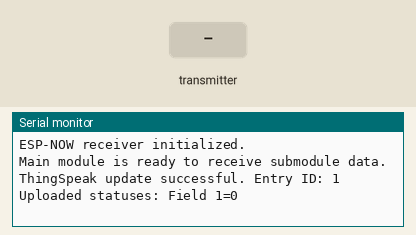
A sketch run on a simulated ESP32. Shown: the last lines printed to the serial monitor. The inputs (shaded band) are chosen by the test bench. WiFi joins after 1.5 s; servers stay silent unless stated; web services answer with replies made up by the test bench.

Above: at 2.7 s.
2.8 s: the transmitter starts sending module_id = 0
At 3.13 s:
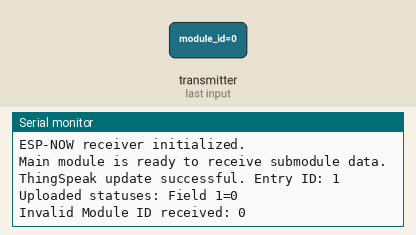
4.8 s: the transmitter starts sending module_id = 64
At 5.63 s:
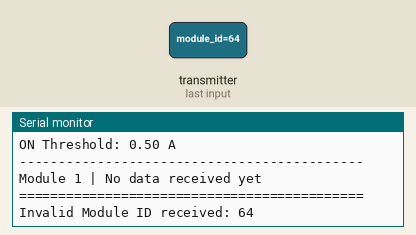

Measured:
- after the input at 2.8 s, the serial monitor: prints a new line at once (image 1)
- after the input at 4.8 s, the serial monitor: prints a new line at once (image 2)

The sketch:

espreceiver_ver_1.3.0.ino
```cpp
#include <esp_now.h>
#include <WiFi.h>
#include <HTTPClient.h>

// =========================
// WiFi Settings
// =========================
// Main module must connect to the same router SSID that sender scans.
const char* WIFI_SSID = "Fuchi";
const char* WIFI_PASSWORD = "leicam6leicam6";

// =========================
// ThingSpeak Settings
// =========================
const char* THINGSPEAK_WRITE_APIKEY = "B09N2VNM7DVZAVST";
const char* THINGSPEAK_SERVER = "http://api.thingspeak.com/update";

// ThingSpeak free channel update interval should be >= 15 seconds.
// 20 seconds is safer.
const unsigned long THINGSPEAK_UPDATE_INTERVAL_MS = 20000;

// =========================
// System Settings
// =========================
// ThingSpeak supports up to 8 fields per channel.
// Field 1 = Module 1, Field 2 = Module 2, etc.
#define MODULE_COUNT 1

// Current threshold to decide aircond ON/OFF.
// You MUST calibrate this after observing real OFF and ON current readings.
float ON_THRESHOLD_A = 0.50;

// If no data is received from a module for this long, mark it as OFF.
const unsigned long MODULE_TIMEOUT_MS = 60000;

// Serial monitoring interval
const unsigned long SERIAL_MONITOR_INTERVAL_MS = 5000;

// WiFi reconnect interval
const unsigned long WIFI_RECONNECT_INTERVAL_MS = 30000;

// =========================
// ESP-NOW Payload Structure
// =========================
// IMPORTANT:
// This structure must be exactly the same as the sender/submodule code.
typedef struct struct_message {
  uint8_t module_id;
  float current_A;
  float power_W;
} struct_message;

struct_message incomingData;

// =========================
// Module Data Storage
// =========================
float currentReadings[MODULE_COUNT] = {0};
float powerReadings[MODULE_COUNT] = {0};
int aircondStatus[MODULE_COUNT] = {0};
bool hasReceivedData[MODULE_COUNT] = {false};
unsigned long lastReceivedTime[MODULE_COUNT] = {0};

// Timing
unsigned long lastThingSpeakUpdate = 0;
unsigned long lastSerialMonitorPrint = 0;
unsigned long lastWifiReconnectAttempt = 0;

// =========================
// WiFi Client
// =========================
WiFiClient client;

// =========================
// Helper: Connect WiFi
// =========================
void connectToWiFi() {
  WiFi.mode(WIFI_STA);
  WiFi.setAutoReconnect(true);
  WiFi.begin(WIFI_SSID, WIFI_PASSWORD);

  Serial.println();
  Serial.print("Connecting main module to WiFi: ");
  Serial.println(WIFI_SSID);

  while (WiFi.status() != WL_CONNECTED) {
    delay(500);
    Serial.print(".");
  }

  Serial.println();
  Serial.println("WiFi connected.");
  Serial.print("Main Module IP Address: ");
  Serial.println(WiFi.localIP());

  Serial.print("Main Module MAC Address: ");
  Serial.println(WiFi.macAddress());

  Serial.print("Main Module WiFi Channel: ");
  Serial.println(WiFi.channel());

  Serial.println();
  Serial.println("IMPORTANT:");
  Serial.println("Use this MAC address in every sender's receiverAddress[].");
  Serial.println("Senders will scan this router SSID to find the same WiFi channel.");
  Serial.println();
}

// =========================
// Helper: WiFi Reconnect
// =========================
void handleWiFiReconnect() {
  unsigned long currentMillis = millis();

  if ((WiFi.status() != WL_CONNECTED) &&
      (currentMillis - lastWifiReconnectAttempt >= WIFI_RECONNECT_INTERVAL_MS)) {

    Serial.println("WiFi disconnected. Attempting reconnect...");
    WiFi.disconnect();
    WiFi.reconnect();

    lastWifiReconnectAttempt = currentMillis;
  }
}

// =========================
// Helper: Update Timeout Status
// =========================
void updateModuleTimeoutStatus() {
  unsigned long currentMillis = millis();

  for (int i = 0; i < MODULE_COUNT; i++) {
    if (!hasReceivedData[i]) {
      aircondStatus[i] = 0;
    }
    else if (currentMillis - lastReceivedTime[i] > MODULE_TIMEOUT_MS) {
      aircondStatus[i] = 0;
    }
  }
}

// =========================
// ESP-NOW Receive Callback
// =========================
// This callback signature is for newer ESP32 Arduino core versions.
void OnDataRecv(const esp_now_recv_info_t *recv_info, const uint8_t *incoming, int len) {
  if (len != sizeof(incomingData)) {
    Serial.print("Invalid ESP-NOW packet size. Expected: ");
    Serial.print(sizeof(incomingData));
    Serial.print(" bytes, Received: ");
    Serial.println(len);
    return;
  }

  memcpy(&incomingData, incoming, sizeof(incomingData));

  uint8_t moduleID = incomingData.module_id;

  if (moduleID < 1 || moduleID > MODULE_COUNT) {
    Serial.print("Invalid Module ID received: ");
    Serial.println(moduleID);
    return;
  }

  int index = moduleID - 1;

  currentReadings[index] = incomingData.current_A;
  powerReadings[index] = incomingData.power_W;
  lastReceivedTime[index] = millis();
  hasReceivedData[index] = true;

  // Decide ON/OFF based on current threshold
  if (incomingData.current_A >= ON_THRESHOLD_A) {
    aircondStatus[index] = 1; // ON
  } else {
    aircondStatus[index] = 0; // OFF
  }
}

// =========================
// Helper: Print Serial Summary
// =========================
void printMonitoringSummary() {
  Serial.println();
  Serial.println("========== Main Module Monitoring ==========");

  Serial.print("WiFi Status: ");
  Serial.println(WiFi.status() == WL_CONNECTED ? "Connected" : "Disconnected");

  Serial.print("WiFi Channel: ");
  Serial.println(WiFi.channel());

  Serial.print("Main Module MAC Address: ");
  Serial.println(WiFi.macAddress());

  Serial.print("ON Threshold: ");
  Serial.print(ON_THRESHOLD_A);
  Serial.println(" A");

  Serial.println("--------------------------------------------");

  for (int i = 0; i < MODULE_COUNT; i++) {
    Serial.print("Module ");
    Serial.print(i + 1);
    Serial.print(" | ");

    if (!hasReceivedData[i]) {
      Serial.println("No data received yet");
      continue;
    }

    Serial.print("Current: ");
    Serial.print(currentReadings[i], 3);
    Serial.print(" A | Power: ");
    Serial.print(powerReadings[i], 2);
    Serial.print(" W | Status: ");
    Serial.print(aircondStatus[i] == 1 ? "ON" : "OFF");

    Serial.print(" | Last received: ");
    Serial.print((millis() - lastReceivedTime[i]) / 1000);
    Serial.println(" seconds ago");
  }

  Serial.println("============================================");
  Serial.println();
}

// =========================
// Helper: Send Status to ThingSpeak
// =========================
int sendToThingSpeak() {
  if (WiFi.status() != WL_CONNECTED) {
    Serial.println("WiFi not connected. ThingSpeak update skipped.");
    return -1;
  }

  updateModuleTimeoutStatus();

  HTTPClient http;

  String postData = "";
  postData += "api_key=";
  postData += THINGSPEAK_WRITE_APIKEY;

  for (int i = 0; i < MODULE_COUNT; i++) {
    postData += "&field";
    postData += String(i + 1);
    postData += "=";
    postData += String(aircondStatus[i]);
  }

  http.begin(client, THINGSPEAK_SERVER);
  http.addHeader("Content-Type", "application/x-www-form-urlencoded");

  int httpResponseCode = http.POST(postData);
  String response = http.getString();

  http.end();

  if (httpResponseCode == 200 && response.toInt() > 0) {
    Serial.print("ThingSpeak update successful. Entry ID: ");
    Serial.println(response);

    Serial.print("Uploaded statuses: ");
    for (int i = 0; i < MODULE_COUNT; i++) {
      Serial.print("Field ");
      Serial.print(i + 1);
      Serial.print("=");
      Serial.print(aircondStatus[i]);

      if (i < MODULE_COUNT - 1) {
        Serial.print(", ");
      }
    }
    Serial.println();
  }
  else {
    Serial.print("ThingSpeak update failed. HTTP code: ");
    Serial.print(httpResponseCode);
    Serial.print(" | Response: ");
    Serial.println(response);
  }

  return httpResponseCode;
}

// =========================
// Setup
// =========================
void setup() {
  Serial.begin(115200);

  Serial.println();
  Serial.println("Main Module Receiver Starting...");

  // Connect main module to WiFi first.
  // This sets the ESP32 radio to the router channel.
  connectToWiFi();

  // Initialize ESP-NOW after WiFi is active
  if (esp_now_init() != ESP_OK) {
    Serial.println("Error initializing ESP-NOW");
    return;
  }

  // Register receive callback
  esp_now_register_recv_cb(OnDataRecv);

  Serial.println("ESP-NOW receiver initialized.");
  Serial.println("Main module is ready to receive submodule data.");
}

// =========================
// Main Loop
// =========================
void loop() {
  unsigned long currentMillis = millis();

  handleWiFiReconnect();
  updateModuleTimeoutStatus();

  // Print monitoring summary every few seconds
  if (currentMillis - lastSerialMonitorPrint >= SERIAL_MONITOR_INTERVAL_MS) {
    printMonitoringSummary();
    lastSerialMonitorPrint = currentMillis;
  }

  // Send all aircond ON/OFF statuses to ThingSpeak every 20 seconds
  if (lastThingSpeakUpdate == 0 ||
      currentMillis - lastThingSpeakUpdate >= THINGSPEAK_UPDATE_INTERVAL_MS) {

    sendToThingSpeak();
    lastThingSpeakUpdate = currentMillis;
  }
}
```
